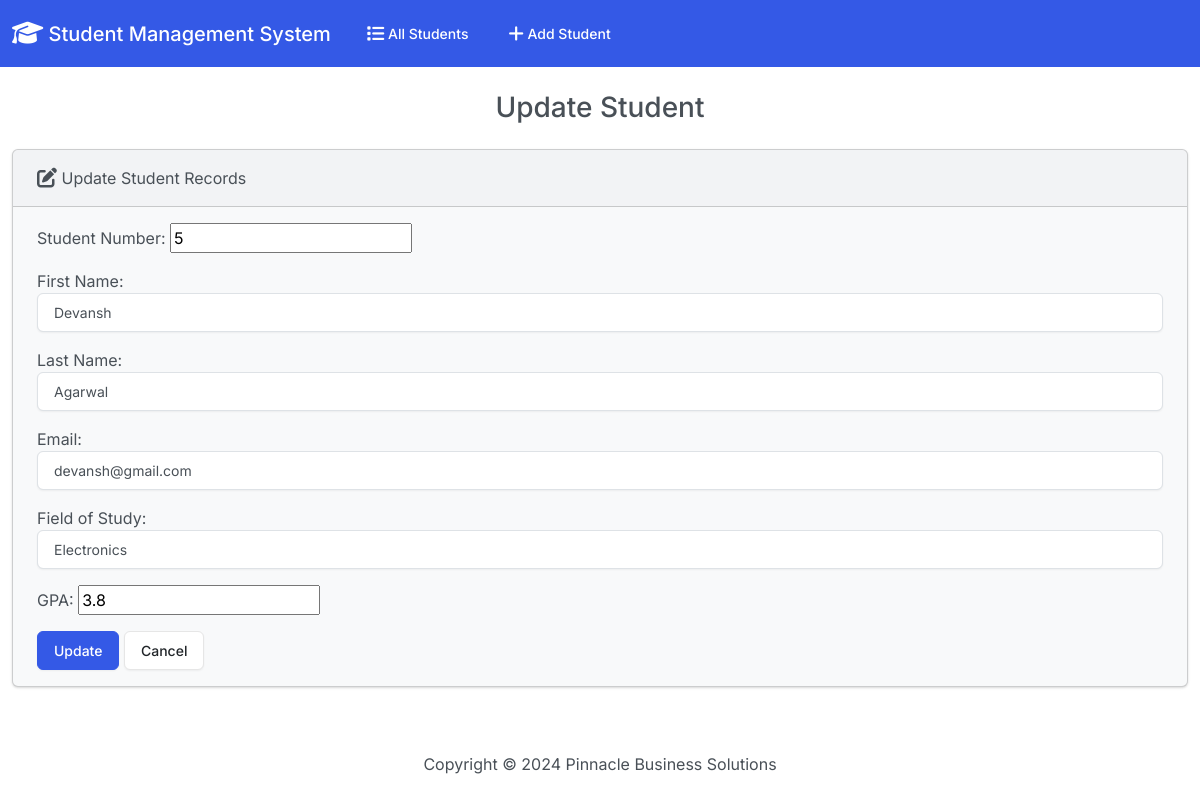
Page /edit/4/ on the committed database.
### students/models.py (models this page shows, shortened)
class Student(models.Model):
    student_number = models.PositiveIntegerField()
    first_name = models.CharField(max_length=50)
    last_name = models.CharField(max_length=50)
    email = models.EmailField(max_length=100)
    field_of_study = models.CharField(max_length=50)
    gpa = models.FloatField()

### students/views.py (the view)
# urls.py: path('edit/<int:id>/', views.edit, name='edit'),
def edit(request, id):
    if request.method == 'POST':
        student = Student.objects.get(pk=id)
        form = StudentForm(request.POST, instance=student)
        if form.is_valid():
            form.save()
            return render(request, 'students/edit.html', {
                'form': form,
                'success': True
            })
    else:
        student = Student.objects.get(pk=id)
        form = StudentForm(instance=student)
    return render(request, 'students/edit.html',
                  {
                      'form': form
                  })

### students/forms.py
class StudentForm(forms.ModelForm):
    class Meta:
        model = Student
        fields = ['student_number', 'first_name',
                  'last_name', 'email', 'field_of_study', 'gpa']
        labels = {
            'student_number': "Student Number",
            'first_name': 'First Name',
            'last_name': 'Last Name',
            'email': 'Email',
            'field_of_study': 'Field of Study',
            'gpa': 'GPA'
        }
        widgets = {
            'student_number': forms.NumberInput(attrs={'class': 'form-contorl'}),
            'first_name': forms.TextInput(attrs={'class': 'form-control'}),
            'last_name': forms.TextInput(attrs={'class': 'form-control'}),
            'email': forms.EmailInput(attrs={'class': 'form-control'}),
            'field_of_study': forms.TextInput(attrs={'class': 'form-control'}),
            'gpa': forms.NumberInput(attrs={'class': 'form-contorl'}),
        }

### students/templates/students/edit.html (shortened to what this page needs)
{% extends "students/base.html" %}
{% block body%}
    <h3 class='text-center m-4'> Update Student </h3>
    {% if success %}
        <div class='alert alert-success' role='alert'>
            The student updated successfully.
            <a href="{%url 'index' %}" class='alert-link'> Go to Home Page. </a>
        </div>
    {% else %}
        <div class='row justify-content-center'>
            <div class='col=6'>
                <div class="card bg-light mb-3">
                    <div class="card-header"><i class="fa-solid fa-pen-to-square fa-lg"></i> Update Student Records</div>
                    <div class="card-body">
                       <form action="" method="POST">
                       {{ form.as_p}}
                        <button type='submit' class='btn btn-primary'>Update</button>
                        <a href="{% url 'index' %}"class ='btn btn-secondary'>Cancel    </a>
                    </form>
                    </div>
                  </div>
            </div>
        </div>
        {%endif%}
{% endblock%}

### rows in the picture
Student: student_number "5", first_name "Devansh", last_name "Agarwal", email "devansh@gmail.com", field_of_study "Electronics", gpa "3.8"
